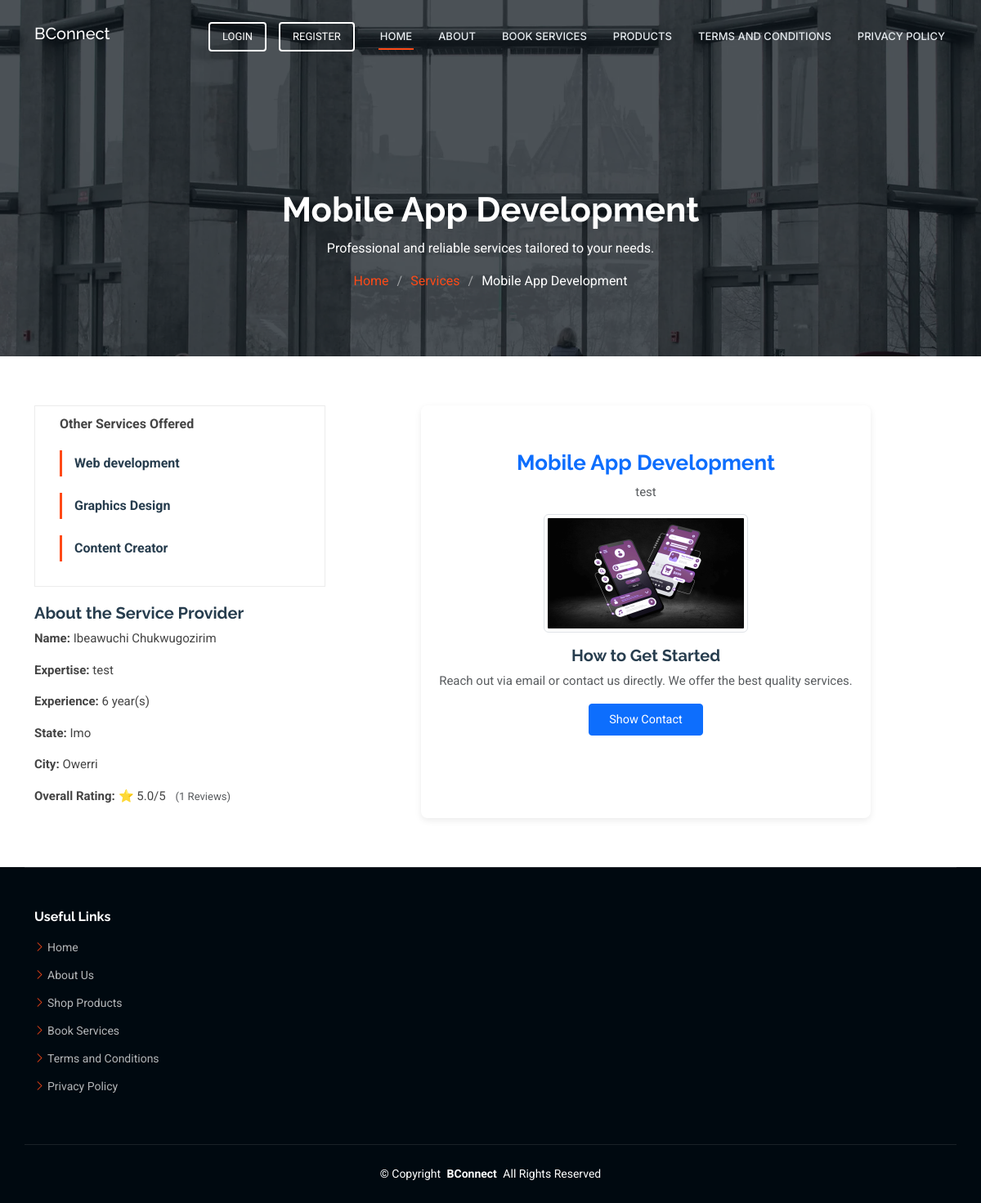
Screenshot of /services/3/ with the database file from the repository.
### main/models.py (models this page shows, shortened)
class Services(models.Model):
    user = models.ForeignKey(settings.AUTH_USER_MODEL, on_delete=models.CASCADE, related_name="services",default=1)
    service_name = models.CharField(max_length=100)
    service_image = models.ImageField(upload_to='services_images/')
    service_description = models.TextField(max_length=250)
    service_category = models.CharField(max_length=300, choices=LocationCategory.CATEGORY_CHOICES, default="all")
    service_country = models.CharField(max_length=50, choices=LocationCategory.COUNTRY_CHOICES, default="All")
    service_state = models.CharField(max_length=50, choices=LocationCategory.STATE_CHOICES, default="All")
    service_city = models.CharField(max_length=50, choices=LocationCategory.CITY_CHOICES, default="All")
    service_provider_name = models.CharField(max_length=200)
    service_provider_expertise = models.TextField(max_length=500)
    service_provider_experience_year = models.PositiveIntegerField(null=True, blank=True)
    service_provider_email = models.CharField(max_length=1000)
    service_provider_phone = models.CharField(max_length=15)
    service_status = models.CharField(max_length=20, choices=LocationCategory.STATUS_CHOICES, default='pending')
    other_service_a = models.CharField(max_length=50, blank=True, null=True)
    other_service_b = models.CharField(max_length=50, blank=True, null=True)
    other_service_c = models.CharField(max_length=50, blank=True, null=True)
    is_paid = models.BooleanField(default=False)  # Track payment status
    is_promoted = models.BooleanField(default=False)
    promotion_fee = models.PositiveIntegerField(default=1000)
    def average_rating(self):
        ratings = self.service_ratings.all()
        if ratings.exists():
            return round(sum(r.rating for r in ratings) / ratings.count(), 1)
        return 0
    def rating_count(self):
        return self.service_ratings.count()

class ServiceRating(models.Model):
    service = models.ForeignKey(Services, on_delete=models.CASCADE, related_name="service_ratings")
    user = models.ForeignKey(settings.AUTH_USER_MODEL, on_delete=models.CASCADE) # custom user authentication
    user_name = models.CharField(max_length=250, blank=False, default='anonymous')
    rating = models.DecimalField(max_digits=2, decimal_places=1, choices=[(i/2, str(i/2)) for i in range(0, 11)])
    review = models.TextField(max_length=500, blank=True, null=True)
    created_at = models.DateTimeField(auto_now_add=True)
    class Meta:
        unique_together = ('service', 'user')

### main/views.py (the view)
# urls.py: path('services/<int:pk>/', ServiceDetailView.as_view(), name='service_detail'),
class ServiceDetailView(DetailView):
    model = Services
    template_name = "main/service_details.html"
    context_object_name = "service"
    def get_context_data(self, **kwargs):
        context = super().get_context_data(**kwargs)
        context['ratings'] = self.object.service_ratings.all()
        context['average_rating'] = self.object.average_rating()
        context['rating_count'] = self.object.rating_count()
        return context

### main/templates/main/service_details.html (shortened to what this page needs)
{% extends 'main/base.html' %}
{% load static %}
{% block content %}
<div class="page-title dark-background" data-aos="fade" style="background-image: url({% static 'assets/img/page-title-bg.webp' %});">
  <div class="container position-relative">
    <br><br><br>
    <h1>{{ service.service_name }}</h1>
    <p>Professional and reliable services tailored to your needs.</p>
    <nav class="breadcrumbs">
      <ol>
        <li><a href="{% url 'home' %}">Home</a></li>
        <li><a href="{% url 'service_list' %}">Services</a></li>
        <li class="current">{{ service.service_name }}</li>
      </ol>
    </nav>
  </div>
</div>
<section id="service-details" class="service-details section">
  <div class="container">
    <div class="row gy-4">
          <div class="col-lg-4" data-aos="fade-up" data-aos-delay="100">
            <div class="services-list">
              <strong>Other Services Offered</strong>
              <a class="active">{{ service.other_service_a}}</a>
              <a class="active">{{ service.other_service_b }}</a>
              <a class="active">{{ service.other_service_c }}</a>
            </div>
        <h4>About the Service Provider</h4>
        <p><strong>Name:</strong> {{ service.service_provider_name }}
        </p>
        <p><strong>Expertise:</strong> {{ service.service_provider_expertise }}</p>
        <p><strong>Experience:</strong> {{ service.service_provider_experience_year }} year(s)</p>
        <p><strong>State:</strong> {{ service.service_state }}</p>
        <p><strong>City:</strong> {{ service.service_city }}</p>
        <p><strong>Overall Rating:</strong> ⭐ {{ service.average_rating|default:"No Rating" }}/5
        <span class="text-muted small ms-2">({{ service.service_ratings.count|default:0 }} Reviews)</span>
        </p>
      </div>
      <div class="col-lg-8 service-details-container mx-auto" data-aos="fade-up" data-aos-delay="200">
        <div class="service-main-image">
        </div>
        <div class="service-info mt-3 text-center">
          <h3 class="text-primary fw-bold">{{ service.service_name }}</h3>
          <p class="text-muted small">{{ service.service_description }}</p>
        </div>
        <div class="service-images mt-3 text-center">
          <img src="{{ service.service_image.url }}" alt="{{ service.service_name }}" class="img-thumbnail" style="max-width: 250px;">
        </div>
        <div class="get-started mt-3">
          <h5 class="fw-bold text-center">How to Get Started</h5>
          <p class="text-muted small text-center">Reach out via email or contact us directly. We offer the best quality services.</p>
        </div>
        <div class="contact-section text-center mt-3">
          <button id="showContactBtn" class="btn btn-primary btn-sm px-4">Show Contact</button>
        </div>
    </div>
  </div>
</section>
{% endblock %}

### main/static/assets/css/main.css (style rules this page uses)
:root { --default-font: "Roboto", system-ui, -apple-system, "Segoe UI", Roboto, "Helvetica Neue", Arial, "Noto Sans", "Liberation Sans", sans-serif, "Apple Color Emoji", "Segoe UI Emoji", "Segoe UI Symbol", "Noto Color Emoji"; --heading-font: "Raleway", sans-serif; --nav-font: "Inter", sans-serif; }
:root { --background-color: #ffffff; --default-color: #444444; --heading-color: #273d4e; --accent-color: #ff4a17; --surface-color: #ffffff; --contrast-color: #ffffff; }
:root { --nav-color: #e5eaee; --nav-hover-color: #ff4a17; --nav-mobile-background-color: #ffffff; --nav-dropdown-background-color: #ffffff; --nav-dropdown-color: #444444; --nav-dropdown-hover-color: #ff4a17; }
.dark-background { --background-color: #000910; --default-color: #ffffff; --heading-color: #ffffff; --surface-color: #28323a; --contrast-color: #ffffff; }
:root { scroll-behavior: smooth; }
body { color: var(--default-color); background-color: var(--background-color); font-family: var(--default-font); }
a { color: var(--accent-color); text-decoration: none; transition: 0.3s; }
h1, h2, h3, h4, h5, h6 { color: var(--heading-color); font-family: var(--heading-font); }
.page-title { color: var(--default-color); background-color: var(--background-color); background-size: cover; background-position: center; background-repeat: no-repeat; padding: 160px 0 80px 0; text-align: center; position: relative; }
.page-title:before { content: ""; background: color-mix(in srgb, var(--background-color), transparent 30%); position: absolute; inset: 0; }
.page-title h1 { font-size: 42px; font-weight: 700; margin-bottom: 10px; }
.page-title .breadcrumbs ol { display: flex; flex-wrap: wrap; list-style: none; justify-content: center; padding: 0; margin: 0; font-size: 16px; font-weight: 400; }
.page-title .breadcrumbs ol li+li { padding-left: 10px; }
.page-title .breadcrumbs ol li+li::before { content: "/"; display: inline-block; padding-right: 10px; color: color-mix(in srgb, var(--default-color), transparent 50%); }
section, .section { color: var(--default-color); background-color: var(--background-color); padding: 60px 0; scroll-margin-top: 90px; overflow: clip; }
.service-details .services-list { background-color: var(--surface-color); padding: 10px 30px; border: 1px solid color-mix(in srgb, var(--default-color), transparent 90%); margin-bottom: 20px; }
.service-details .services-list a { display: block; line-height: 1; padding: 8px 0 8px 15px; border-left: 3px solid color-mix(in srgb, var(--default-color), transparent 70%); margin: 20px 0; color: color-mix(in srgb, var(--default-color), transparent 20%); transition: 0.3s; }
.service-details .services-list a.active { color: var(--heading-color); font-weight: 700; border-color: var(--accent-color); }
.service-details h3 { font-size: 26px; font-weight: 700; }
.service-details h4 { font-size: 20px; font-weight: 700; }
.service-details p { font-size: 15px; }

### main/templates/main/service_details.html (style rules this page uses)
.service-details-container { background: #fff; padding: 15px; border-radius: 8px; box-shadow: 0px 3px 8px rgba(0, 0, 0, 0.08); max-width: 550px; }
.service-images img { max-width: 200px; height: auto; border-radius: 6px; }
.contact-section .btn { font-size: 0.9rem; padding: 8px 16px; }

### rows the page displays
Services: service_name "Mobile App Development", other_service_a "Web development", other_service_b "Graphics Design", other_service_c "Content Creator", service_provider_name "Ibeawuchi Chukwugozirim", service_provider_expertise "test", service_provider_experience_year "6", service_state "Imo", service_city "Owerri", average_rating "5.0", service_ratings.count "1", service_description "test", service_image (picture)
